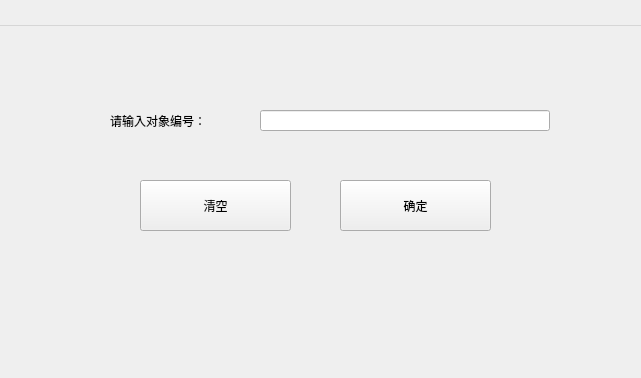
<?xml version="1.0" encoding="UTF-8"?>
<ui version="4.0">
 <class>clients</class>
 <widget class="QWidget" name="clients">
  <property name="geometry">
   <rect>
    <x>0</x>
    <y>0</y>
    <width>641</width>
    <height>378</height>
   </rect>
  </property>
  <property name="windowTitle">
   <string>MainWindow</string>
  </property>
  <widget class="QWidget" name="centralwidget" native="true">
   <property name="geometry">
    <rect>
     <x>10</x>
     <y>10</y>
     <width>630</width>
     <height>301</height>
    </rect>
   </property>
   <widget class="QLabel" name="label">
    <property name="geometry">
     <rect>
      <x>100</x>
      <y>90</y>
      <width>141</width>
      <height>41</height>
     </rect>
    </property>
    <property name="text">
     <string>请输入对象编号：</string>
    </property>
   </widget>
   <widget class="QPushButton" name="pushButton">
    <property name="geometry">
     <rect>
      <x>330</x>
      <y>170</y>
      <width>151</width>
      <height>51</height>
     </rect>
    </property>
    <property name="text">
     <string>确定</string>
    </property>
   </widget>
   <widget class="QPushButton" name="pushButton2">
    <property name="geometry">
     <rect>
      <x>130</x>
      <y>170</y>
      <width>151</width>
      <height>51</height>
     </rect>
    </property>
    <property name="text">
     <string>清空</string>
    </property>
   </widget>
   <widget class="QLineEdit" name="ObjectNum">
    <property name="geometry">
     <rect>
      <x>250</x>
      <y>100</y>
      <width>290</width>
      <height>21</height>
     </rect>
    </property>
    <property name="inputMask">
     <string>bbbb</string>
    </property>
   </widget>
  </widget>
  <widget class="QMenuBar" name="menubar">
   <property name="geometry">
    <rect>
     <x>0</x>
     <y>0</y>
     <width>641</width>
     <height>26</height>
    </rect>
   </property>
  </widget>
 </widget>
 <resources/>
 <connections/>
</ui>
